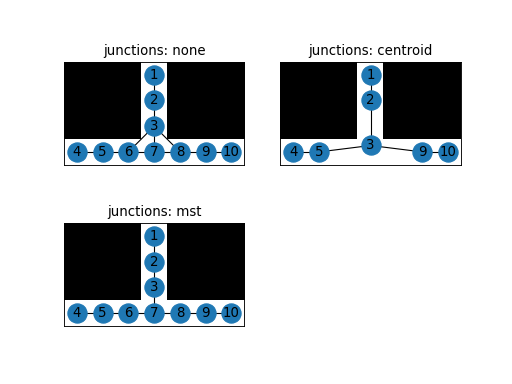
#> input picture 0.10.x/_images/faq-1.png, 512 x 384 px; its folder holds only this picture in this run
$ python -i pre.py   (imports and definitions only)
#> lines starting #> are read from the running program, lines starting #| are printed output that depends on the picture; after the words box and inside, x2 and y2 are one past the last pixel; in counts of white or black regions, pixels touching at a corner belong together
import numpy as np
from scipy import spatial, ndimage as ndi
from skimage import filters, restoration

# Temporary until skimage 0.13 is out
from .vendored.thresholding import threshold_sauvola, threshold_niblack


SMOOTH_METHODS = {
    'Gaussian': filters.gaussian,
    'TV': restoration.denoise_tv_bregman,
    'NL': restoration.denoise_nl_means
}


def hyperball(ndim, radius):
    """Return a binary morphological filter containing pixels within `radius`.

    Parameters
    ----------
    ndim : int
        The number of dimensions of the filter.
    radius : int
        The radius of the filter.

    Returns
    -------
    ball : array of bool, shape [2 * radius + 1,] * ndim
        The required structural element
    """
    size = 2 * radius + 1
    center = [(radius,) * ndim]

    coords = np.mgrid[[slice(None, size),] * ndim].reshape(ndim, -1).T
    distances = np.ravel(spatial.distance_matrix(coords, center))
    selector = distances <= radius

    ball = np.zeros((size,) * ndim, dtype=bool)
    ball.ravel()[selector] = True
    return ball


def threshold(image, *, sigma=0., radius=0, offset=0.,
              method='sauvola', smooth_method='Gaussian',
              max_deviation=None):
    """Use scikit-image filters to "intelligently" threshold an image.

    Parameters
    ----------
    image : array, shape (M, N, ...[, 3])
        Input image, conformant with scikit-image data type
        specification [1]_.
    sigma : float, optional
        If positive, use Gaussian filtering to smooth the image before
        thresholding.
    radius : int, optional
        If given, use local median thresholding instead of global.
    offset : float, optional
        If given, reduce the threshold by this amount. Higher values
        result in fewer pixels above the threshold.
    method: {'sauvola', 'niblack', 'median'}
        Which method to use for thresholding. Sauvola is 100x faster, but
        median might be more accurate.
    smooth_method : {'Gaussian', 'TV', 'NL'}
        Which method to use for smoothing. Choose from Gaussian smoothing,
        total variation denoising, and non-local means denoising.
    max_deviation : float in [0, 1]
        The maximum deviation allowed for a local threshold from the global
        threshold.

    Returns
    -------
    thresholded : image of bool, same shape as `image`
        The thresholded image.

    References
    ----------
    .. [1] http://scikit-image.org/docs/dev/user_guide/data_types.html
    """
    if sigma > 0:
        if smooth_method.lower() == 'gaussian':
            image = filters.gaussian(image, sigma=sigma)
        elif smooth_method.lower() == 'tv':
            image = restoration.denoise_tv_bregman(image, weight=sigma)
        elif smooth_method.lower() == 'nl':
            image = restoration.denoise_nl_means(image,
                                             patch_size=round(2 * sigma))
    t0 = filters.threshold_otsu(image) + offset
    if radius == 0:
        t = t0
    else:
        if method == 'median':
            footprint = hyperball(image.ndim, radius=radius)
            t = ndi.median_filter(image, footprint=footprint) + offset
        elif method == 'sauvola':
            w = 2 * radius + 1
            t = threshold_sauvola(image, window_size=w, k=offset)
        elif method == 'niblack':
            w = 2 * radius + 1
            t = threshold_niblack(image, window_size=w, k=offset)
        else:
            raise ValueError('Unknown method %s. Valid methods are median,'
                             'niblack, and sauvola.' % method)
        if max_deviation is not None:
            np.clip(t, t0 * (1 - max_deviation), t0 * (1 + max_deviation),
                    out=t)
    thresholded = image > t
    return thresholded

>>> import cv2
>>> picture = cv2.imread('../0.10.x/_images/faq-1.png', cv2.IMREAD_GRAYSCALE)
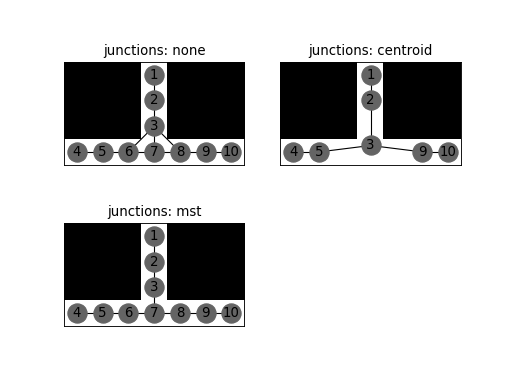
#> picture: shape (384, 512); min 0, max 255, mean 198.8
>>> result = threshold(picture)
#> in threshold, `t0 = filters.threshold_otsu(image) + offset`: t0 = 136
#> in threshold, `thresholded = image > t`:
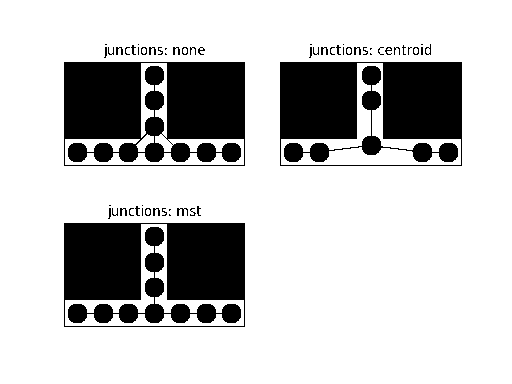
#> thresholded: shape (384, 512) bool; 76.4% white; 60 black regions (26 under 20 px), largest, box (x1, y1, x2, y2) and area: (64, 62, 245, 166) 15398, (280, 62, 462, 166) 12272, (64, 223, 245, 327) 12194

$ run again, on 0.10.x/_images/getting_started-11.png
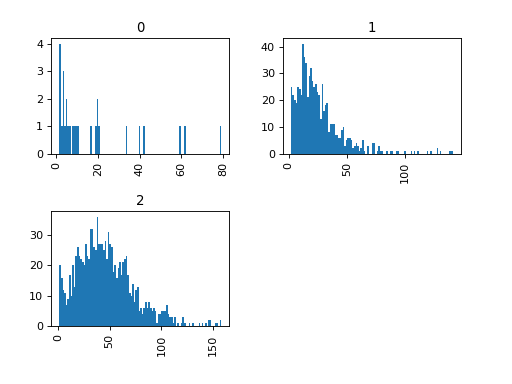
#> input picture 0.10.x/_images/getting_started-11.png, 512 x 384 px
#> `picture = cv2.imread('../0.10.x/_images/faq-1.png', cv2.IMREAD_GRAYSCA..`:
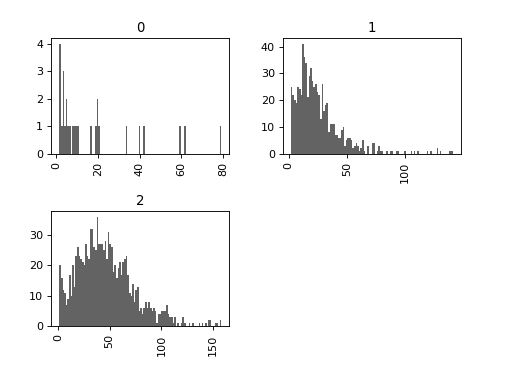
#> picture: shape (384, 512); min 0, max 255, mean 243.8
#> t0 = 170
#> in threshold, `thresholded = image > t`:
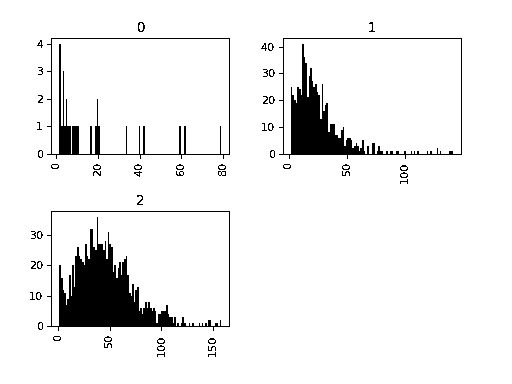
#> thresholded: shape (384, 512) bool; 93.5% white; 51 black regions (13 under 20 px), largest, box (x1, y1, x2, y2) and area: (47, 211, 230, 331) 6199, (279, 38, 462, 159) 3786, (47, 38, 230, 159) 1881

$ run again, on 0.10.x/_images/getting_started-12.png
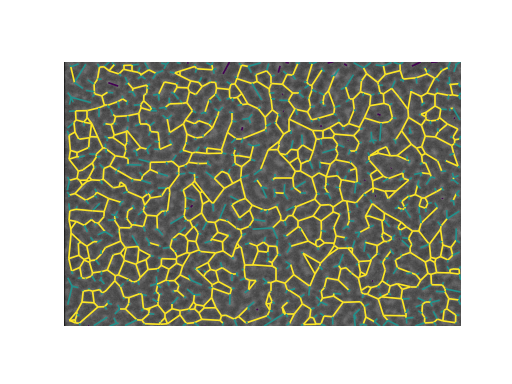
#> input picture 0.10.x/_images/getting_started-12.png, 512 x 384 px
#> `picture = cv2.imread('../0.10.x/_images/faq-1.png', cv2.IMREAD_GRAYSCA..`:
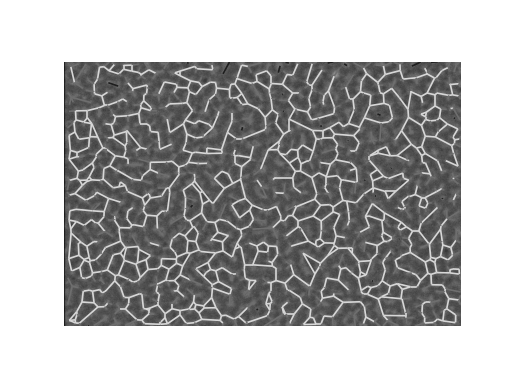
#> picture: shape (384, 512); min 25, max 255, mean 174.4
#> t0 = 169
#> in threshold, `thresholded = image > t`:
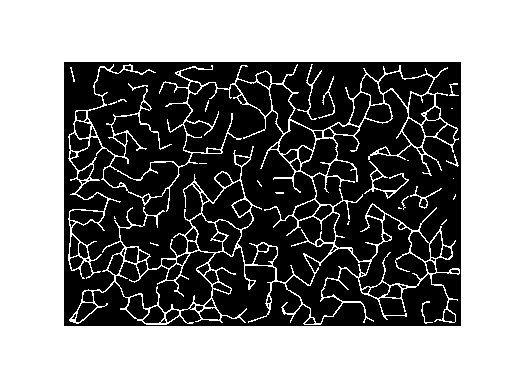
#> thresholded: shape (384, 512) bool; 53% white; 89 black regions (22 under 20 px), largest, box (x1, y1, x2, y2) and area: (64, 62, 461, 326) 81623, (379, 72, 433, 107) 902, (301, 138, 337, 176) 797

$ run again, on 0.10.x/_images/getting_started-2.png
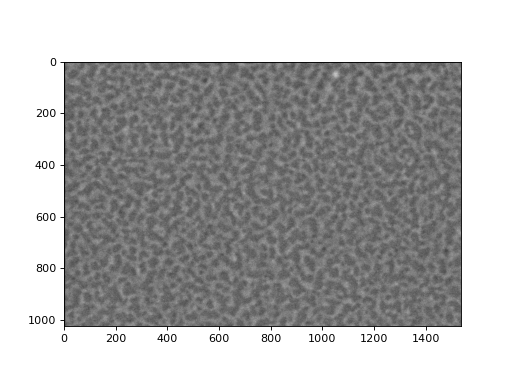
#> input picture 0.10.x/_images/getting_started-2.png, 512 x 384 px
#> picture is the input picture: shape (384, 512); min 0, max 255, mean 177.5
#> t0 = 183
#> in threshold, `thresholded = image > t`:
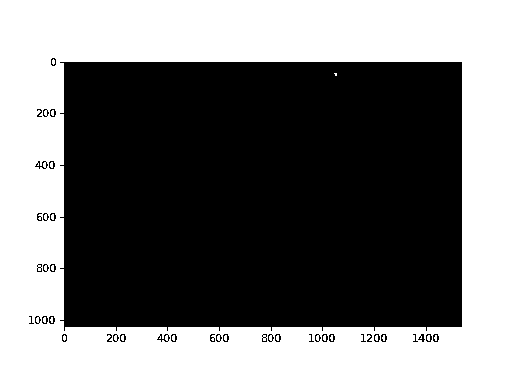
#> thresholded: shape (384, 512) bool; 45.8% white; 20 white regions (19 under 20 px), largest, box (x1, y1, x2, y2) and area: (0, 0, 512, 384) 89842
